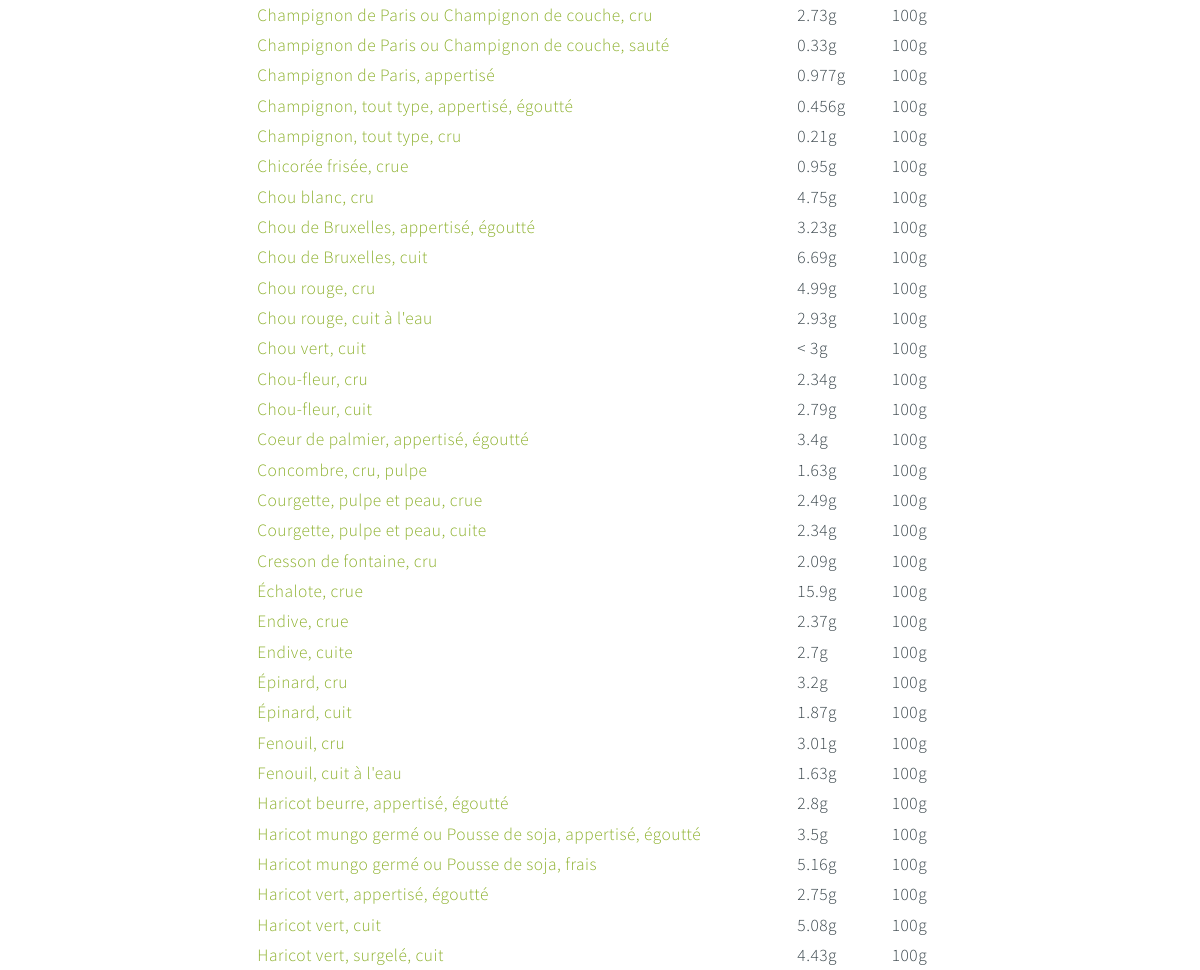
The app's page /alimentation/catalogue/legumes/ (middle part), older data.
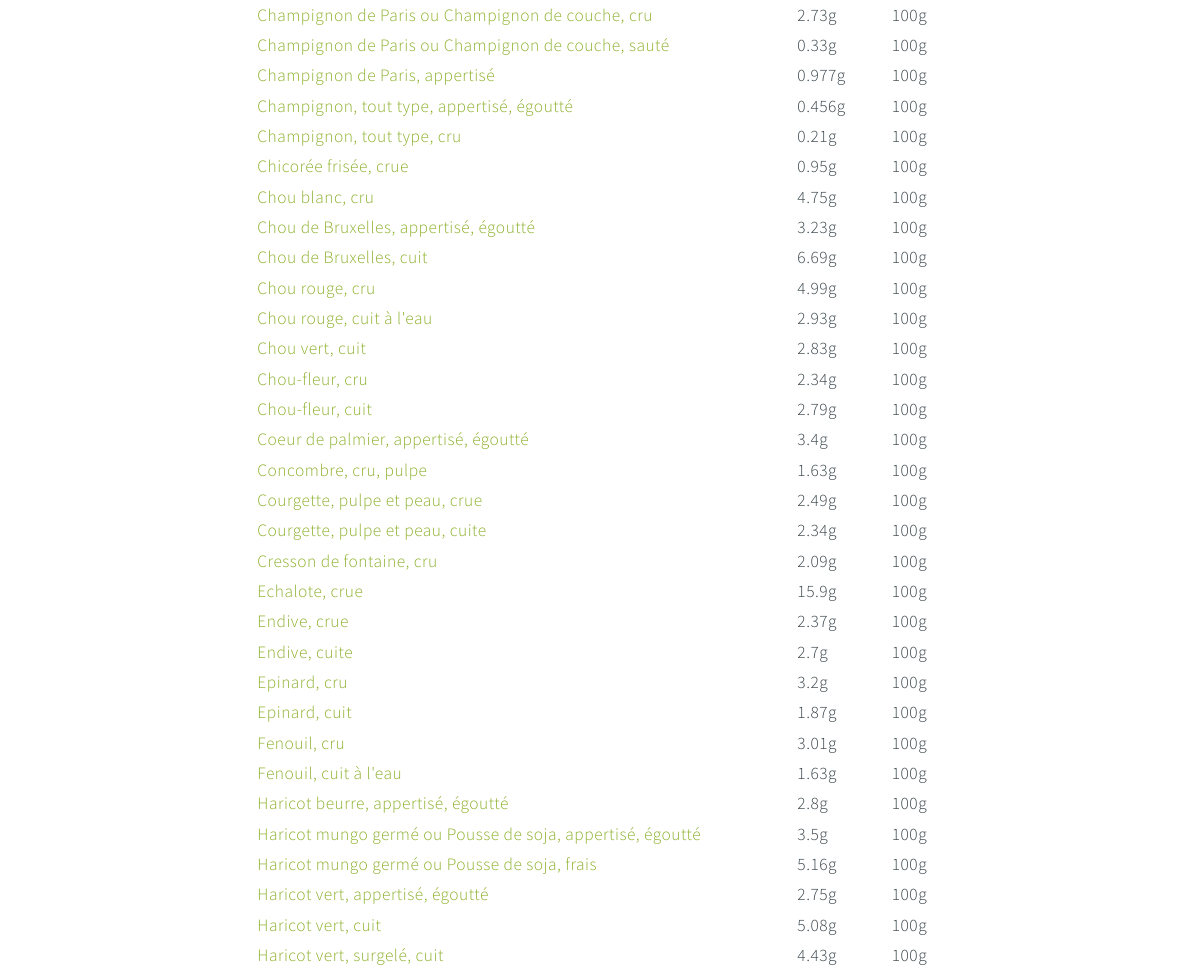
The same page, newer data.
### core/models.py (models this page shows, shortened)
class Food(models.Model):
	name = models.CharField(max_length=200)
	slug = models.SlugField(max_length=200)
	weight = models.IntegerField()
	glucide = models.FloatField()
	category = models.ForeignKey('Category')

### core/views.py (the view)
# urls.py: url(r'^alimentation/catalogue/legumes/$', 'core.views.legumes', name='legumes'),
def legumes(request):
	category = 'Légumes'
	aliments = Food.objects.filter(category_id='3')
	return render_to_response('sub_content/aliments/sortedFood.html',{'aliments':aliments, 'category':category})

### templates/sub_content/aliments/sortedFood.html (shortened to what this page needs)
{% extends "layout/base.html" %}
{% block content %}
	<section id="work" class="main style3 primary">
		<div class="content container">
                <div class="container 75% tri-result">
                	<div class="table catalogue">
					    <table id="catalogue-categorie" class="full tablesorter">
                            {% for aliment in aliments %}
					        <tr>
					            <td class="label"><a href="{% url 'alimentdetails' aliment.slug %}" > {{aliment.name}} </a></td>
					            <td>{{aliment.glucide}}g</td>
					            <td>{{aliment.weight}}g</td>
					        </tr>
                            {% endfor %}
					    </table>
					</div>
                </div>
        </div>
	</section>
{% endblock content %}

### templates/layout/base.html (shortened to what this page needs)
<!DOCTYPE HTML>
<html>
	<head>
		<link rel="stylesheet" href="/static/css/skel.css" />
		<link rel="stylesheet" href="/static/css/style.css" />
		<link rel="stylesheet" href="/static/css/style-wide.css" />
		<link rel="stylesheet" href="/static/css/style-normal.css" />
		<link rel="stylesheet" href="/static/css/page-alimentation.css" />
		<link rel="stylesheet" href="/static/css/calendar.css" />
		<link rel="stylesheet" href="/static/css/calendar-custom.css" />
		<link rel="stylesheet" href="//cdnjs.cloudflare.com/ajax/libs/morris.js/0.5.1/morris.css">
		<link rel="stylesheet" href="/static/css/page-carnet.css" />
		<link rel="stylesheet" href="/static/css/magnific-popup.css" />
		<link rel="stylesheet" href="/static/css/share.min.css" />
		<link rel="stylesheet" href="/static/css/chartist.min.css" />
	</head>
	<body>
		    <div id="content">
		    	{% block content %}{% endblock content %}
		    </div>
	</body>
</html>

### static/css/skel.css (style rules this page uses)
html,body,div,span,applet,object,iframe,h1,h2,h3,h4,h5,h6,p,blockquote,pre,a,abbr,acronym,address,big,cite,code,del,dfn,em,img,ins,kbd,q,s,samp,small,strike,strong,sub,sup,tt,var,b,u,i,center,dl,dt,dd,ol,ul,li,fieldset,form,label,legend,table,caption,tbody,tfoot,thead,tr,th,td,article,aside,canvas,details,embed,figure,figcaption,footer,header,hgroup,menu,nav,output,ruby,section,summary,time,mark,audio,video { margin:0;padding:0;border:0;font-size:100%;font:inherit;vertical-align:baseline; }
article,aside,details,figcaption,figure,footer,header,hgroup,menu,nav,section { display:block; }
body { line-height:1; }
table { border-collapse:collapse;border-spacing:0; }
body { -webkit-text-size-adjust:none }
*, *:before, *:after { -moz-box-sizing: border-box; -webkit-box-sizing: border-box; box-sizing: border-box; }
.container { margin-left: auto; margin-right: auto; width: 1200px; }
.container.\37 5\25 { width: 900px; }

### static/css/style.css (style rules this page uses)
body { background: #fff; }
body,input,textarea,select { font-family: 'Source Sans Pro', sans-serif; font-weight: 300; font-size: 18pt; line-height: 1.75em; color: #39454b; letter-spacing: 0.5px; }
p, ul, ol, dl, table { margin-bottom: 1em; }
section, article { margin-bottom: 3em; }
section > :last-child, article > :last-child { margin-bottom: 0; }
section > .content > :last-child, article > .content > :last-child { margin-bottom: 0; }
table { width: 100%; }
.main { position: relative; margin: 0; overflow-x: hidden; }
.main.style3 { text-align: center; padding: 6em 0 6em 0; }
.main.style3.primary { background: #fff; }
body { padding-top: 4em; }
.table { width: 100%; }
.table table { width: 45%; margin-bottom: 0; }
.table table a { color: #5c89c7; text-decoration: none; -moz-transition: all 0.2s ease-in-out, color 0.2s ease-in-out; -webkit-transition: all 0.2s ease-in-out, color 0.2s ease-in-out; -o-transition: all 0.2s ease-in-out, color 0.2s ease-in-out; -ms-transition: all 0.2s ease-in-out, color 0.2s ease-in-out; transition: all 0.2s ease-in-out, color 0.2s ease-in-out; }
.table table.full { width: 100%; }
.table table.full td.label { width: 20%; }
.table table td.label { color: #989898; }
table#catalogue-categorie { text-align: left; }
table#catalogue-categorie a { text-decoration: none; color: #8cb02b; -moz-transition: all 0.2s ease-in-out, color 0.2s ease-in-out; -webkit-transition: all 0.2s ease-in-out, color 0.2s ease-in-out; -o-transition: all 0.2s ease-in-out, color 0.2s ease-in-out; -ms-transition: all 0.2s ease-in-out, color 0.2s ease-in-out; transition: all 0.2s ease-in-out, color 0.2s ease-in-out; }

### static/css/style-wide.css (style rules this page uses)
body,input,textarea,select { font-size: 17pt; }

### static/css/style-normal.css (style rules this page uses)
body,input,textarea,select { font-size: 15pt; }

### static/css/page-alimentation.css (style rules this page uses)
body { padding-top: 8em; }

### static/css/page-carnet.css (style rules this page uses)
body { padding-top: 8em; }

### static/css/style-narrow.css (style rules this page uses)
body,input,textarea,select { font-size: 13pt; }

Row changes from the older to the newer data that the page shows:
changed Food "Chou vert, cuit": glucide "< 3" → "2.83"
changed Food: name "Échalote, crue" → "Echalote, crue"
changed Food: name "Épinard, cru" → "Epinard, cru"
changed Food: name "Épinard, cuit" → "Epinard, cuit"
